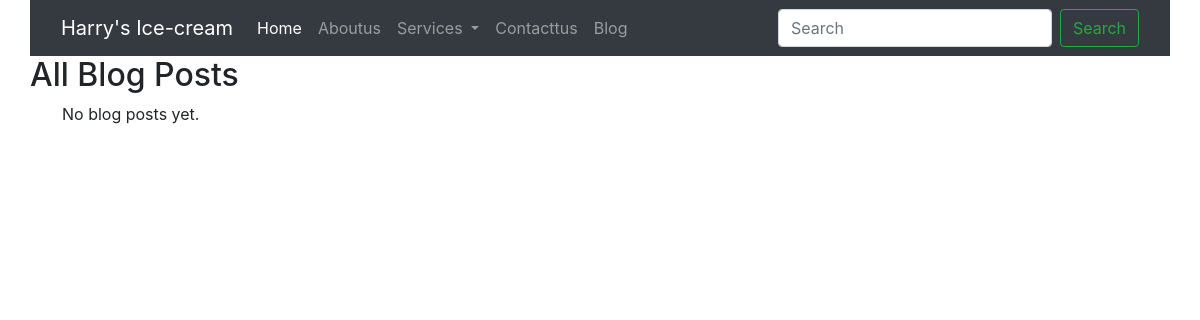
/blog/, run on an earlier commit of the app's database.
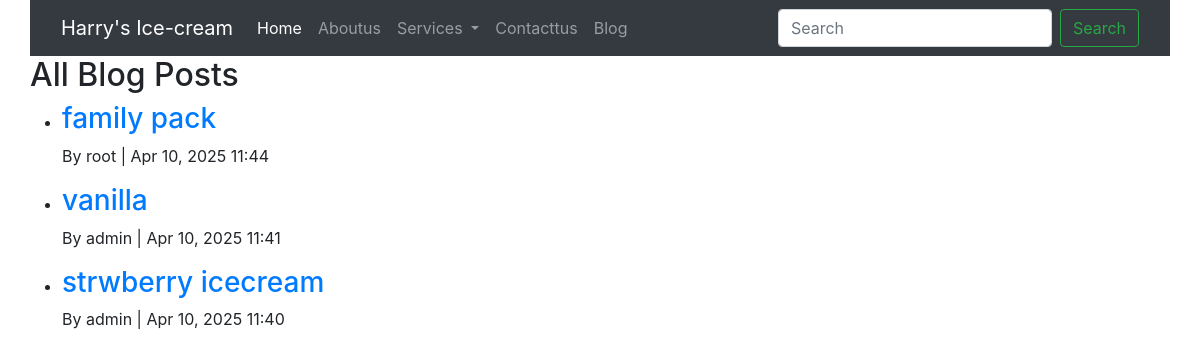
And on a later commit of the database.
### blog/models.py (models this page shows, shortened)
class BlogPost(models.Model):
    title = models.CharField(max_length=200)
    body = models.TextField()
    image = models.ImageField(upload_to='blog_images/', blank=True, null=True)
    author = models.ForeignKey(User, on_delete=models.CASCADE)
    created_at = models.DateTimeField(auto_now_add=True)

### blog/views.py (the view)
# urls.py: path('', views.blog_list, name='blog_list'),
def blog_list(request):
    posts = BlogPost.objects.all().order_by('-created_at')
    return render(request, 'blog_list.html', {'posts': posts})

### blog/templates/blog_list.html (shortened to what this page needs)
{% extends "base.html" %}
{% block content %}
  <h2>All Blog Posts</h2>
  <ul>
    {% for post in posts %}
      <li>
        <h3><a href="{% url 'blog_detail' post.pk %}">{{ post.title }}</a></h3>
        <p>By {{ post.author.username }} | {{ post.created_at|date:"M d, Y H:i" }}</p>
      </li>
    {% empty %}
      <p>No blog posts yet.</p>
    {% endfor %}
  </ul>
{% endblock %}

What changed in the data, as far as the page shows it:
added BlogPost: title "family pack", author.username "root", created_at "Apr 10, 2025 11:44"
added BlogPost: title "vanilla", author.username "admin", created_at "Apr 10, 2025 11:41"
added BlogPost: title "strwberry icecream", author.username "admin", created_at "Apr 10, 2025 11:40"
Also different on the page:
text no longer shown: "No blog posts yet."
